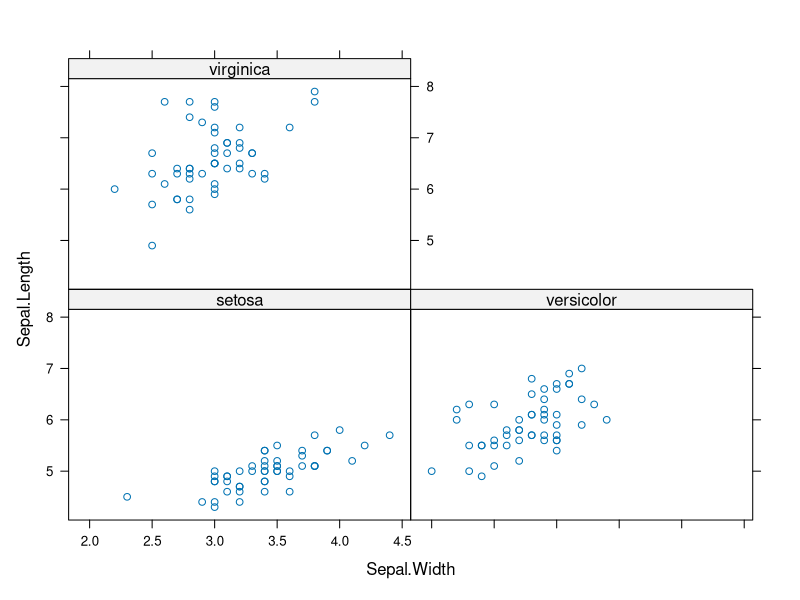
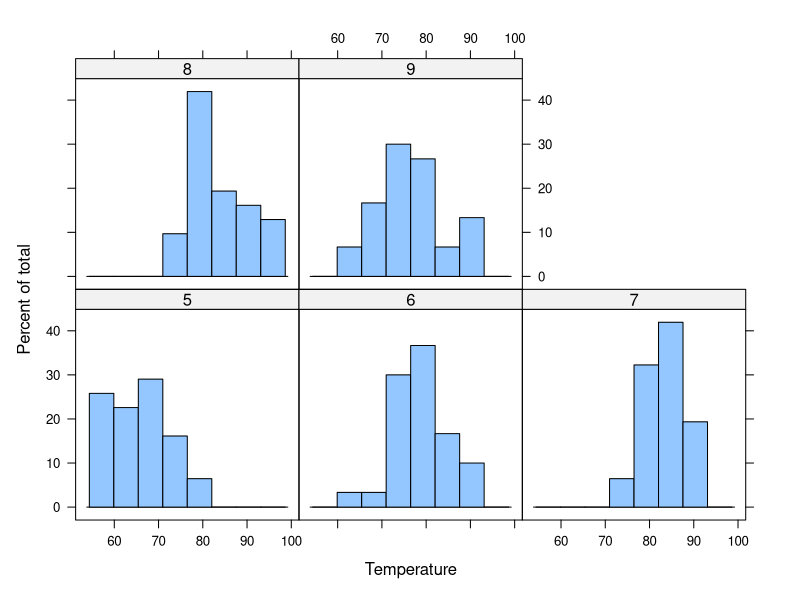
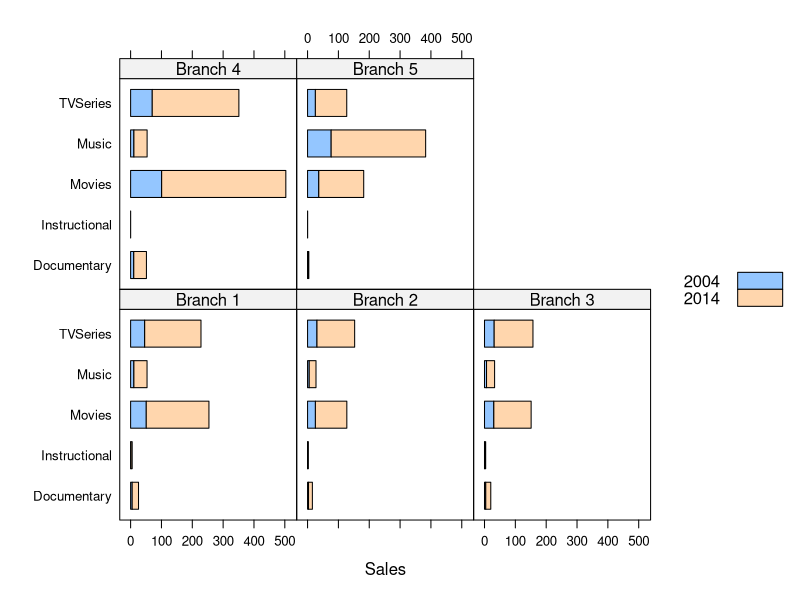
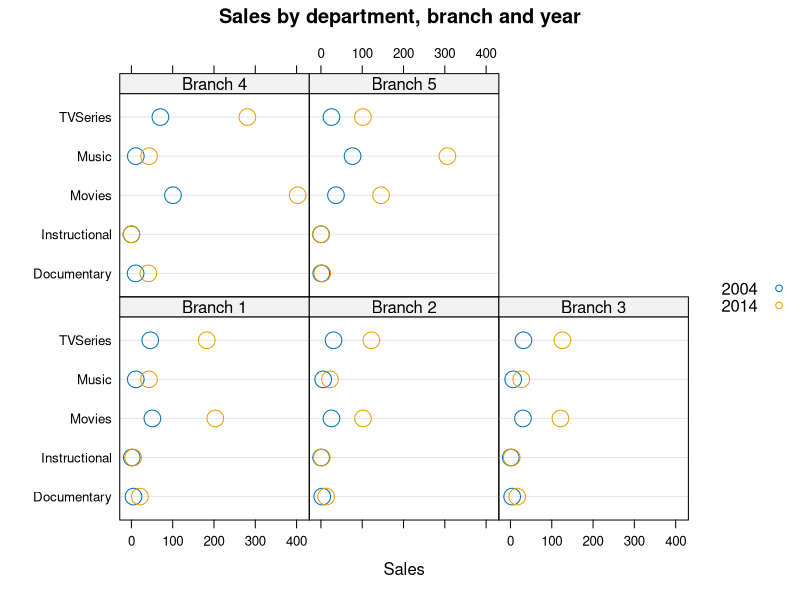
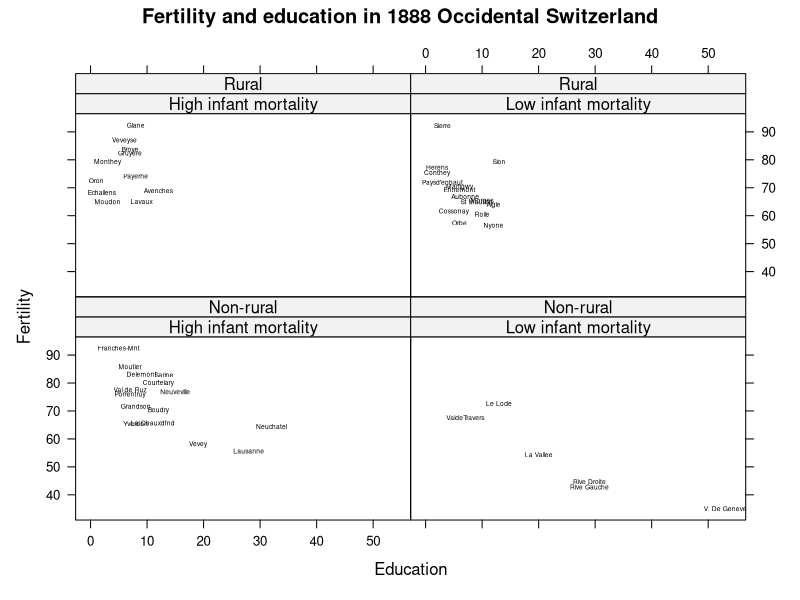
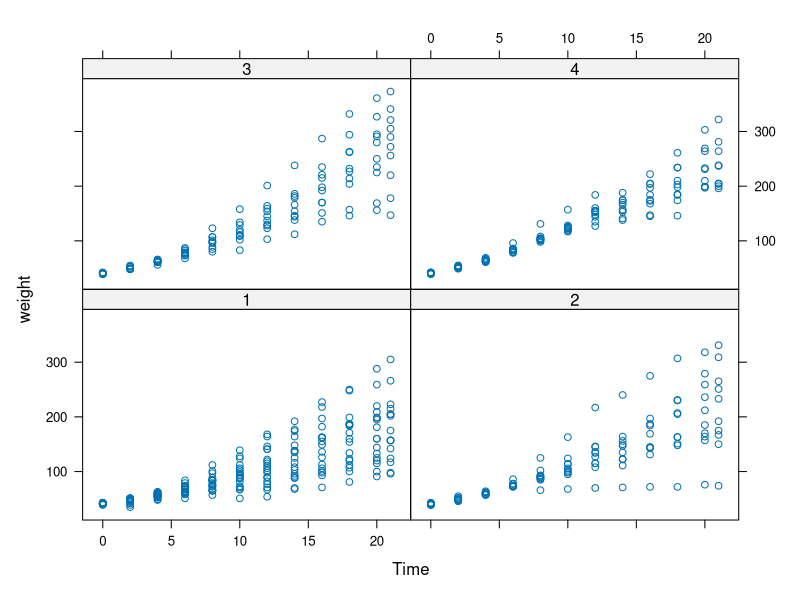
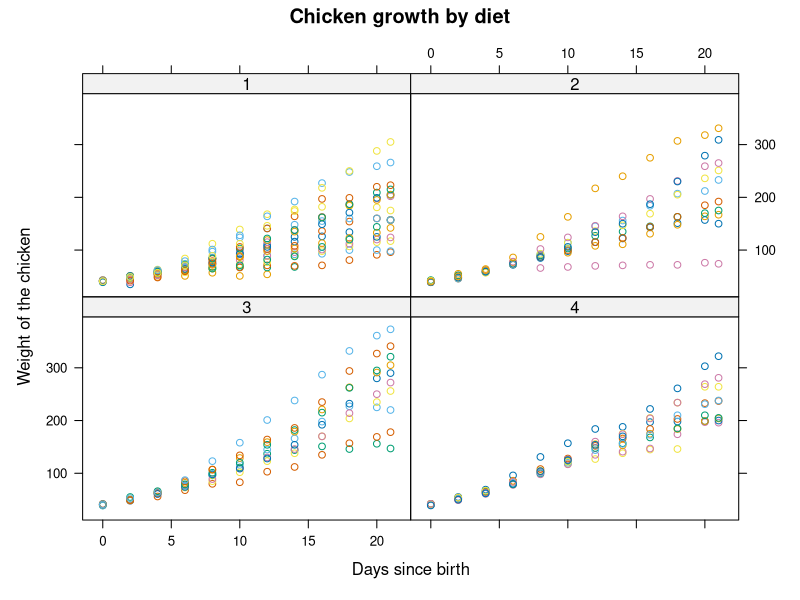

Reproduce these figures in R, in order. (Note: this script raises an error after producing the figures.)
# loading and discovering the lattice package, from .36
if(!require("lattice")) install.packages("lattice") 
library(lattice)
search()
ls(2)
# Discovering multipanel conditioning using xyplot(), from p. 37
xyplot(Sepal.Length ~ Sepal.Width | Species, data = iris)
# Discovering other lattice plots, from p. 39
histogram(~Temp | factor(Month), data = airquality, 
xlab = "Temperature", ylab = "Percent of total")
# Stacked bars, from p. 41
salesdata = as.data.frame (matrix(rep(0, 200), nrow = 50, ncol = 4))
names(salesdata) = c("Year", "Branch", "Dept", "Sales")
salesdata$Year = c(rep(2004,25),rep(2014,25)) 
salesdata$Branch = rep(c("Branch 1", "Branch 2", 
   "Branch 3", "Branch 4", "Branch 5"), 5)
salesdata$Dept = c(rep("Movies",5),rep("TVSeries",5),
   rep("Documentary",5),rep("Music", 5), rep("Instructional", 5))
salesdata$Sales = c(50.795, 25.469, 30.241, 100.658, 36.412, 45.632, 
   30.541, 31.421, 70.212, 25.412, 5.124, 3.124, 4.065, 10.258, 0.82, 
   10.658, 5.474, 6.541, 10.698, 76.584, 1.021, 0.504, 0.76, 0.15, 0.3, 
   203.18, 101.876, 120.964, 402.632, 145.648, 182.528, 122.164, 125.684, 
   280.848, 101.648, 20.496, 12.496, 16.26, 41.032, 3.28, 42.632, 21.896, 
   26.164, 42.792, 306.336, 4.084, 2.016, 3.04, 0, 0)

barchart(Dept ~ Sales | Branch, groups = Year, data = salesdata, 
   auto.key = list(space = 'right'), stack = TRUE)
# Dotplots, from p. 43
dotplot(Dept ~ Sales | Branch, groups = Year, data = salesdata, 
   cex = 2, auto.key = list(space = "right"), 
   main = "Sales by department, branch and year") 
# Displaying data points as text, from p. 45
fertility=swiss
fertility$Mortality[(fertility$Infant.Mortality > 
   mean(swiss$Infant.Mortality)) == TRUE] = "High infant mortality" 
fertility$Mortality[(fertility$Infant.Mortality >    

   mean(swiss$Infant.Mortality)) == FALSE] = "Low infant mortality"
fertility$Rural[(fertility$Agriculture > 
   mean(swiss$Agriculture)) == TRUE] = "Rural"
fertility$Rural[(fertility$Agriculture> 
   mean(swiss$Agriculture)) == FALSE] = "Non-rural"
fertility$District = rownames(fertility)

## p. 46
xyplot(Fertility ~ Education | Mortality * Rural, data = fertility,
   groups = as.character(District),
   panel = function(x, y, subscripts, groups) {
      ltext(x, y, labels = groups[subscripts], cex=.4)},
      main = "Fertility and education in 1888 Occidental Switzerland")
# Updating graphics, from p. 47
xyplot(weight ~ Time | Diet, data=ChickWeight)

Graph = xyplot(weight ~ Time | Diet, groups = Chick,
   data=ChickWeight)

Graph = update(Graph, 
   main = "Chicken growth by diet",
   ylab = "Weight of the chicken",
   xlab = "Days since birth")
Graph = update(Graph, index.cond = list(c(3,4,1,2)))
Graph

# Case study, from p. 50
if(!require("latticeExtra")) install.packages("latticeExtra")
library(latticeExtra)
head(USCancerRates, 3)
summary(USCancerRates)

set.seed(987)
subsample=USCancerRates[sample(1:nrow(USCancerRates),75),c(7,4,1)]
parallelplot(subsample, horizontal.axis=F, groups=subsample$state)

parallelplot(~USCancerRates[,c(4,1)]|USCancerRates$state,   
   horizontal.axis=F,data=USCancerRates, varnames =c("F","M"))
## from p.53
xyplot(rate.male ~ rate.female | state, 
   data=USCancerRates, main = "Death due to cancer",
   ylab= "Rates in males", 
   xlab = "Rates in females",
   panel = function(x, y, ...) {
      panel.xyplot(x,y)
      panel.abline(lm(y~x))
   }
)
# Integrating supplementary data, from p. 55
NoInsur = c(15.1, 16.3, 24.3, 21.6, 21.2, 15.6, 11.8, 13.7, 
   18.7, 17.6, 17.3, 12.9, 12.1, 11, 11.1, 14.8, 19.8, 
   13.2, 13.8, 11.8, 11.2, 9.6, 19.6, 12.1, 17.6, 10.4, 
   18.1, 10.9, 16.5, 22, 17.2, 15.5, 13.1, 11.1, 17.7, 
   14.3, 10, 10, 16.4, 11.9, 13.9, 24.4, 13.1, 10.1, 
   13.1, 12.4, 16.5, 9.4, 15.3)

state = c("Alabama", "Alaska", "Arizona", "Arkansas", 
   "California", "Colorado", "Connecticut", "Delaware", 
   "Florida", "Georgia", "Idaho", "Illinois", "Indiana", 
   "Iowa", "Kansas", "Kentucky", "Louisiana", "Maine", 
   "Maryland", "Massachusetts", "Michigan", "Minnesota", 
   "Mississippi", "Missouri", "Montana", "Nebraska", 
   "Nevada", "New Hampshire", "New Jersey", "New Mexico", 
   "New York", "North Carolina", "North Dakota", "Ohio", 
   "Oklahoma", "Oregon", "Pennsylvania", "Rhode Island", 
   "South Carolina", "South Dakota", "Tennessee", "Texas", 
   "Utah", "Vermont", "Virginia", "Washington", 
   "West Virginia", "Wisconsin", "Wyoming")
CentLong = c(-86.68, 21.5, -111.93, -92.12, -119.27, -105.56, 
   -72.75, -75.40, -83.81, -83.18, -114.13, -89.50, -86.43, 
   -93.37, -98.54, -85.77, -91.43, -69.01, -77.25, -71.72, 
   -86.43, -93.38, -89.88, -92.44, -110.04, -99.68, -117.03, 
   -71.58, -74.71, -106.03, -75.82, -79.88, -100.30, -82.67, 
   -98.72, -120.52, -77.60, -71.52, -80.94, -100.24, -85.98, 
   -99.58, -111.53, -72.53, -79.47, -120.84, -80.19, -89.83, 
   -107.55)
CentLat = c(32.63, 61.38, 34.17, 34.75, 37.27, 39.00, 
   41.53, 39.15, 27.75, 32.68, 45.50, 39.75, 39.81, 41.93, 
   38.50, 37.88, 30.97, 45.22, 38.81, 42.04, 44.99, 46.44, 
   32.50, 38.31, 46.68, 41.50, 38.50, 44.03, 40.14, 34.17, 
   42.76, 35.23, 47.47, 40.20, 35.31, 44.13, 40.99, 41.58, 
   33.61, 44.21, 35.83, 31.17, 39.50, 43.86, 38.00, 47.27, 
   38.92, 44.81, 43.00)

DF = data.frame(state, CentLong, CentLat, NoInsur)

xyplot(DF$NoInsur~DF$CentLat, 
   main = "State latitude and health insurance coverage", 
   xlab = "Latitude", 
   ylab = "Percent of noninsured individuals")
## from p. 57
CLong = rep(0,nrow(USCancerRates))
CLat = rep(0,nrow(USCancerRates))
NInsur = rep(0,nrow(USCancerRates))
cancer = data.frame(USCancerRates[c(7,1,4)],CLong, CLat, NInsur)
for (i in 1:nrow(cancer)) {
   for (j in 1:nrow(DF)) {
      if (cancer[i,1] == DF[j,1]) {
            cancer[i,4:6] = DF[j,2:4]
            next
      }
   }
}

xyplot((rate.female + rate.male)/2 ~ NInsur | 
      ifelse(cancer$CLat>median(cancer$CLat),"North","South"),
   data = cancer,
   index.cond=list(c(2,1)),
   panel = function(x, y, ...) {
      panel.xyplot(x,y)
      panel.abline(lm(y~x))
      panel.loess(x,y, col = "Red") },
   xlab = "Percent of noninsured individuals",
   ylab = "Mortality due to cancer",
   main = "Health insurance coverage and Mortality due to 
      cancer by latitude"
)
